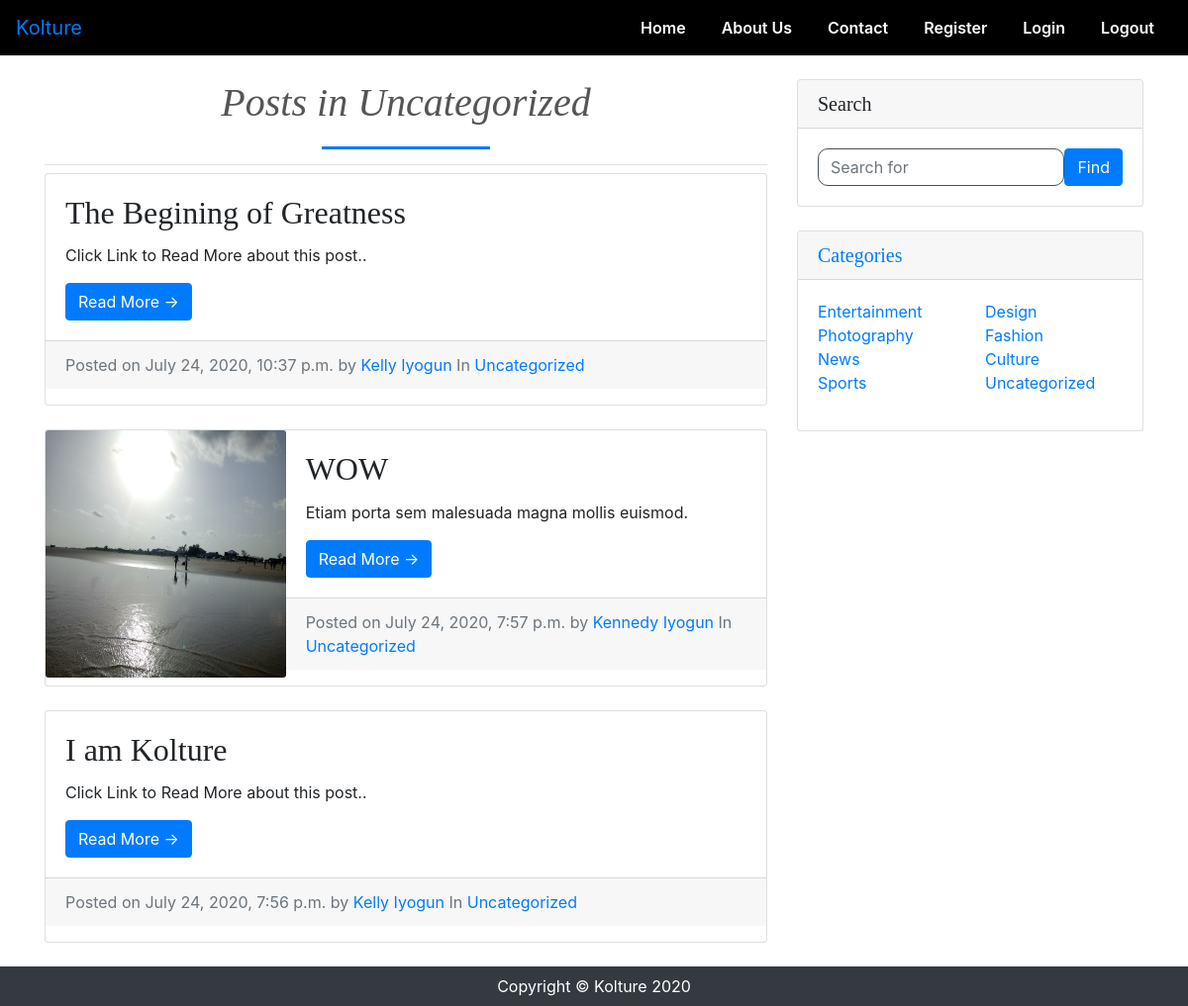
The app's page /home/category/uncategorized/ with its own data.
### blog/models.py (models this page shows, shortened)
class Post (models.Model):
    title = models.CharField(max_length=200, unique=True)
    header_image = models.ImageField(null=True, blank=True, upload_to='images/')
    slug = models.SlugField(max_length=200, unique=True)
    author = models.ForeignKey(User, on_delete=models.CASCADE, related_name='blog_post')
    updated_on = models.DateTimeField(auto_now=True)
    content = RichTextField(blank=True, null=True)
    category = models.CharField(max_length=200, choices=choice_list, default='uncategorized')
    snippet = models.CharField(max_length=200)
    likes = models.ManyToManyField(User, related_name='likes', blank=True)
    created_on = models.DateTimeField(auto_now=True)
    status = models.IntegerField(choices=STATUS,default = 0)
    tags = TaggableManager()
    class Meta:
        ordering = ['-created_on']

class Category(models.Model):
    name = models.CharField(max_length=200)
    def __str__(self):
        return self.name

### blog/views.py (the view)
# urls.py: path('home/category/<str:cats>/', views.CategoryView, name='category'),
def CategoryView(request, cats):
    category_post = Post.objects.filter(category=cats.replace('-', ' '))
    cat_menu_list = Category.objects.all()
    paginator = Paginator(category_post, 3)
    page = request.GET.get('page')
    try:
        category_post = paginator.page(page)
    except PageNotAnInteger:
        category_post = paginator.page(1)
    except EmptyPage:
        category_post = paginator.page(paginator.num_pages)
    return render(request, 'blog/categories.html', {'cats': cats.title().replace('-', ' '),
                        'category_post': category_post,
                        'page': page,
                        'cat_menu_list':cat_menu_list,})

### blog/context_processors.py (called while the page is built)
def posts(request):
    return {
        'all_posts': Post.objects.order_by('created_on'),
    }

### blog/templates/blog/categories.html (shortened to what this page needs)
{% extends "blog/base.html" %}
{% block content %}
{% if category_post %}
      <div class="col-md-8">
        <h1 class="mt-4 font-italic border-bottom">
            Posts in {{ cats }}
        </h1>
        {% for post in category_post %}
          {% if post.header_image %}
          <div class="card mb-4">
              <div class="row no-gutters">
                <div class="col-md-4">
                  <img src="{{ post.header_image.url }}" class="card-img img-responsive" height="250px">
                </div>
                <div class="col-md-8">
                  <div class="card-body">
                      <h2 class="card-title">{{ post.title }}</h2>
                      <p class="card-text">{{post.snippet}}</p>
                      <a href="{% url 'post-detail' post.slug  %}" class="btn btn-primary">Read More &rarr;</a>
                    </div>
                    <div class="card-footer text-muted">
                      Posted on {{ post.created_on}} by
                      <a href="{% url 'profile_page' post.author.profile.id %}">{{ post.author.first_name }} {{ post.author.last_name }}</a>
                      <span class="entry__meta-links">
                        In <a href="{% url 'category' post.category %}">{{ post.category|title }}</a>
                      </span>
                    </div>
                  </div>
              </div>
          </div>
          {% else %}
          <div class="card mb-4">
          <div class="col-mb-4">
            <div class="card-body">
                <h2 class="card-title">{{ post.title }}</h2>
                <p class="card-text">{{post.snippet}}</p>
                <a href="{% url 'post-detail' post.slug  %}" class="btn btn-primary">Read More &rarr;</a>
              </div>
              <div class="card-footer text-muted">
                Posted on {{ post.created_on}} by
                <a href="{% url 'profile_page' post.author.profile.id %}">{{ post.author.first_name }} {{ post.author.last_name }}</a>
                <span class="entry__meta-links">
                  In <a href="{% url 'category' post.category %}">{{ post.category|title }}</a>
                </span>
              </div>
            </div>
          </div>
          {% endif %}
        {% endfor %}
  </div>
{% else %}
<div class="col-md-8">
  Sorry this Category does not exist.
</div>
{% endif %}
{% endblock %}

### blog/templates/blog/base.html (shortened to what this page needs)
{% load static %}
<!DOCTYPE html>
<html lang="en">
<head>
    <link rel="stylesheet" href="{% static 'blog/base.css' %}">
    <link rel="stylesheet" href="https://stackpath.bootstrapcdn.com/bootstrap/4.5.0/css/bootstrap.min.css">
    <link rel="stylesheet" href="https://stackpath.bootstrapcdn.com/font-awesome/4.7.0/css/font-awesome.min.css">
</head>
<body>
  <section id="nav-bar">
    <nav class="navbar navbar-expand-lg navbar-lig">
      <a class="navbar-brand" href="{% url 'kolture' %}">Kolture</a>
      <div class="collapse navbar-collapse" id="navbarSupportedContent">
          <ul class="navbar-nav ml-auto">
            <li class="nav-item active">
              <a class="nav-link" href="{% url 'blog-home' %}">Home</a>
            </li>
            <li class="nav-item">
              <a class="nav-link" href="{% url 'about' %}">About Us</a>
            </li>
            <li class="nav-item">
                <a class="nav-link" href="#">Contact</a>
            </li>
            {% if user.is_authenticated %}
              <li class="nav-item dropdown">
                <a class="nav-link dropdown-toggle" href="#" id="dropdown10" data-toggle="dropdown" aria-haspopup="true" aria-expanded="false" role="button">{{request.user.username}}</a>
                <div class="dropdown-menu" aria-labelledby="dropdown10">
                  {% if user.profile.id %}
                  <a class="dropdown-item" href="{% url 'profile_page' user.profile.id %}">Profile</a>
                  <a class="dropdown-item" href="{% url 'edit_profile_page' user.profile.id %}">Update Profile</a>
                  {% else %}
                  <a class="dropdown-item" href="{% url 'create_profile_page' %}">Create Profile</a>
                  {% endif %}
                  <a class="dropdown-item" href="{% url 'edit_profile' %}">Settings</a>
                </div>
              </li>
              {% else %}
              <li class="nav-item">
                <a class="nav-link" href="{% url 'register' %}">Register</a>
              </li>
              <li class="nav-item">
                <a class="nav-link" href="{% url 'login' %}">Login</a>
              </li>
            {% endif %}
            <li class="nav-item">
              <a class="nav-link" href="{% url 'logout' %}" tabindex="-1" aria-disabled="true">Logout</a>
            </li>
          </ul>
      </div>
    </nav>
  </section>
<div class="container">
<div class="row">
{% block content %}{% endblock content%}
{% block sidebar %}
<div class="col-md-4">
  <div class="card my-4">
    <h5 class="card-header">Search</h5>
    <div class="card-body">
      <form action="{% url 'search' %}" class="input-group d-inline-block" method="get">
        <div class="d-flex">
          <input type="text" class="form-control" placeholder="Search for" name="q" value="{{ request.GET.q }}">
          <button type="submit" class="btn btn-primary" >Find</button>
        </div>
      </form>
    </div>
  </div>
{% block categories_sidebar %}
  <div class="card my-4">
    <a href="{% url 'category-list' %}"><h5 class="card-header">Categories</h5></a>
    <div class="card-body">
      <div class="row">
        {% if cat_menu_list %}
        <div class="col-lg-6">
          <ul class="list-unstyled">
            {% for item in cat_menu_list %}
            {% cycle 'odd' 'even' as state silent %}
            {% if state == 'odd' %}
            <li>
              <a href="{% url 'category' item %}">{{ item|title }}</a>
            </li>
            {% endif %}
            {% endfor %}
          </ul>
        </div>
        {% endif %}
        {% if cat_menu_list %}
        <div class="col-lg-6">
          <ul class="list-unstyled">
            {% for item in cat_menu_list %}
            {% cycle 'odd' 'even' as state silent %}
            {% if state == 'even' %}
            <li>
              <a href="{% url 'category' item %}">{{ item|title }}</a>
            </li>
            {% endif %}
            {% endfor %}
          </ul>
        </div>
        {% endif %}
      </div>
    </div>
  </div>
{% endblock categories_sidebar %}
</div>
{% endblock sidebar %}
</div>
</div>
  <footer class="py-2 bg-dark">
    <div class="container">
      <div class="row">
        <div class="col-12">
          <p class="m-0 text-center text-white">Copyright &copy; Kolture 2020</p>
        </div>
      </div>
    </div>
  </footer>
</body>
</html>

### blog/static/blog/base.css (style rules this page uses)
* { margin: 0; padding: 0; }
h1, h2, h4, h5, h6 { font-family: "Playfair Display", Georgia, "Times New Roman", serif; }
#nav-bar { position: sticky; top: 0; z-index: 10; background-color: yellow; }
.navbar-nav li { padding: 0 10px; }
.navbar-nav li a { float: right; text-align: left; }
.navbar { background: black; }
.nav-link { color: white !important; font-weight: 600; font-size: 16px; }
h1 { text-align: center; color: #555555!important; padding-bottom: 10px; }
h1::after { content: ''; background: #007bff; display: block; height: 3px; width: 170px; margin: 20px auto 5px; }
.form-control { border-radius: 10px !important; border: 1px solid!important; padding: 5px 15px; }

### records on screen
Post: title "The Begining of Greatness", snippet "Click Link to Read More about this post..", created_on "July 24, 2020, 10:37 p.m.", author.first_name "Kelly", author.last_name "Iyogun", category "Uncategorized"
Post: header_image (picture), title "WOW", snippet "Etiam porta sem malesuada magna mollis euismod.", created_on "July 24, 2020, 7:57 p.m.", author.first_name "Kennedy", author.last_name "Iyogun", category "Uncategorized"
Post: title "I am Kolture", snippet "Click Link to Read More about this post..", created_on "July 24, 2020, 7:56 p.m.", author.first_name "Kelly", author.last_name "Iyogun", category "Uncategorized"
Category: name "Entertainment"
Category: name "Photography"
Category: name "News"
Category: name "Sports"
Category: name "Design"
Category: name "Fashion"
Category: name "Culture"
Category: name "Uncategorized"

### other values on screen
{{ cats }} "Uncategorized"
